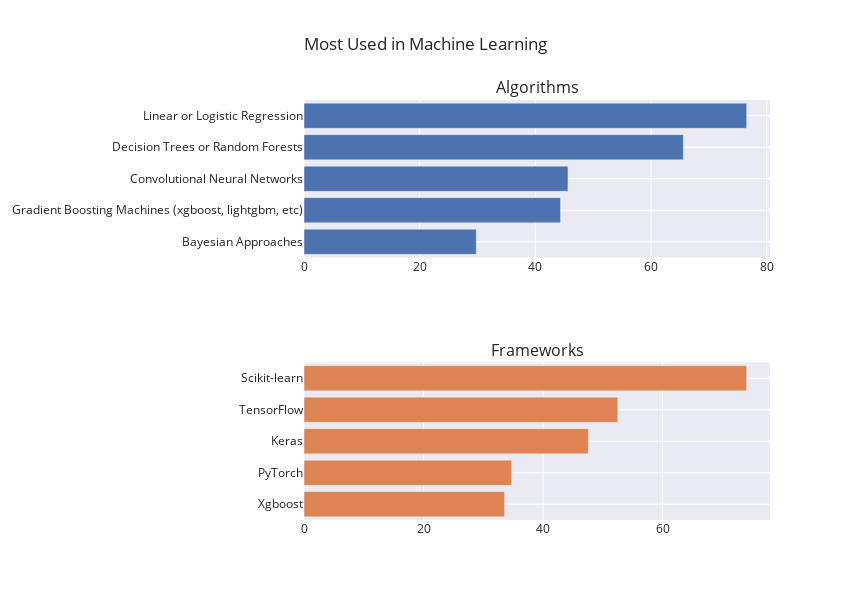

The code cell stored with this chart in its notebook:
### Code cell
fig = make_subplots(
    rows=2, cols=1,
    subplot_titles=("Algorithms", "Frameworks"),
    shared_xaxes= False)

fig.add_trace(go.Bar(x=ml_algorithms['Count %'][:5][::-1], y=ml_algorithms['Algorithm'][:5][::-1], orientation='h'),
              row=1, col=1)

fig.add_trace(go.Bar(x=ml_framework['Count %'][:5][::-1], y=ml_framework['Framework'][:5][::-1], orientation='h'),
              row=2, col=1)

fig.update_layout(height=600, 
                  width=850, 
                  title_text=" Most Used in Machine Learning", 
                  showlegend=False, 
                  title_x=0.5, 
                  template="seaborn")

fig.show()

### Figure 1 — Plotly figure (JSON) as saved in the notebook; plotly's stock layout.template omitted (floating-point values rounded to 4 significant figures)
{"data": [{"orientation": "h", "type": "bar", "x": [29.78, 44.34, 45.64, 65.58, 76.54], "xaxis": "x", "y": ["Bayesian Approaches", "Gradient Boosting Machines (xgboost, lightgbm, etc)", "Convolutional Neural Networks", "Decision Trees or Random Forests", "Linear or Logistic Regression"], "yaxis": "y"}, {"orientation": "h", "type": "bar", "x": [33.56, 34.76, 47.58, 52.51, 74.09], "xaxis": "x2", "y": ["Xgboost", "PyTorch", "Keras", "TensorFlow", "Scikit-learn"], "yaxis": "y2"}], "layout": {"annotations": [{"font": {"size": 16}, "showarrow": false, "text": "Algorithms", "x": 0.5, "xanchor": "center", "xref": "paper", "y": 1, "yanchor": "bottom", "yref": "paper"}, {"font": {"size": 16}, "showarrow": false, "text": "Frameworks", "x": 0.5, "xanchor": "center", "xref": "paper", "y": 0.375, "yanchor": "bottom", "yref": "paper"}], "height": 600, "showlegend": false, "title": {"text": " Most Used in Machine Learning", "x": 0.5}, "width": 850, "xaxis": {"anchor": "y", "domain": [0, 1]}, "xaxis2": {"anchor": "y2", "domain": [0, 1]}, "yaxis": {"anchor": "x", "domain": [0.625, 1]}, "yaxis2": {"anchor": "x2", "domain": [0, 0.375]}}}
